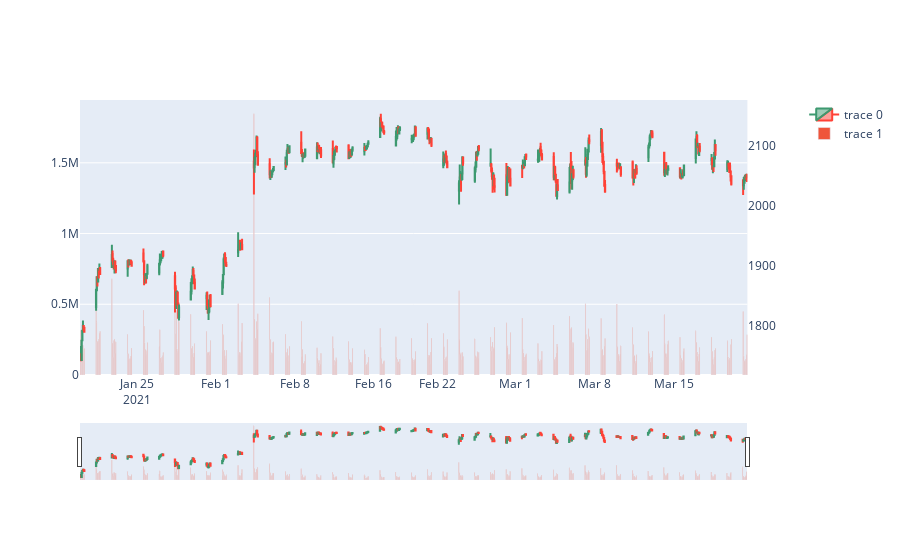

Notebook code for this chart:
### Code cell
data =  yf.download('GOOG', SIXTY_DAYS_AGO.strftime(DATE_FORMAT), TODAY.strftime(DATE_FORMAT), interval="60m").reset_index()

fig = make_subplots(specs=[[{"secondary_y": True}]])
fig.add_trace(go.Candlestick(
    x = data['Datetime'],
    open = data['Open'], high = data['High'],
        low = data['Low'], close=data['Close']), secondary_y = True)
fig.add_trace(go.Bar(x = data['Datetime'], y=data['Volume']), secondary_y=False)
fig.layout.yaxis2.showgrid=False


## Removing gaps

dt_all = pd.date_range(start=data['Datetime'].iloc[0],end=data['Datetime'].iloc[-1])
dt_obs = [d.strftime("%Y-%m-%d") for d in pd.to_datetime(data['Datetime'])]
dt_breaks = [d for d in dt_all.strftime("%Y-%m-%d").tolist() if not d in dt_obs]
fig.update_xaxes(rangebreaks=[dict(values=dt_breaks)])
fig.show()

### Figure 1 — Plotly figure (JSON) as saved in the notebook; plotly's stock layout.template omitted (floating-point values rounded to 4 significant figures; data arrays with more than 128 entries replaced by an {"elided": "..."} marker saying what was removed)
{"data": [{"close": {"elided": "301 float values"}, "high": {"elided": "301 float values"}, "low": {"elided": "301 float values"}, "open": {"elided": "301 float values"}, "type": "candlestick", "x": {"elided": "301 str values"}, "xaxis": "x", "yaxis": "y2"}, {"type": "bar", "x": {"elided": "301 str values"}, "xaxis": "x", "y": {"elided": "301 int values"}, "yaxis": "y"}], "layout": {"xaxis": {"anchor": "y", "domain": [0, 0.94], "rangebreaks": [{"values": ["2021-01-23", "2021-01-24", "2021-01-30", "2021-01-31", "2021-02-06", "2021-02-07", "2021-02-13", "2021-02-14", "2021-02-15", "2021-02-20", "2021-02-21", "2021-02-27", "2021-02-28", "2021-03-06", "2021-03-07", "2021-03-13", "2021-03-14"]}]}, "yaxis": {"anchor": "x", "domain": [0, 1]}, "yaxis2": {"anchor": "x", "overlaying": "y", "showgrid": false, "side": "right"}}}
